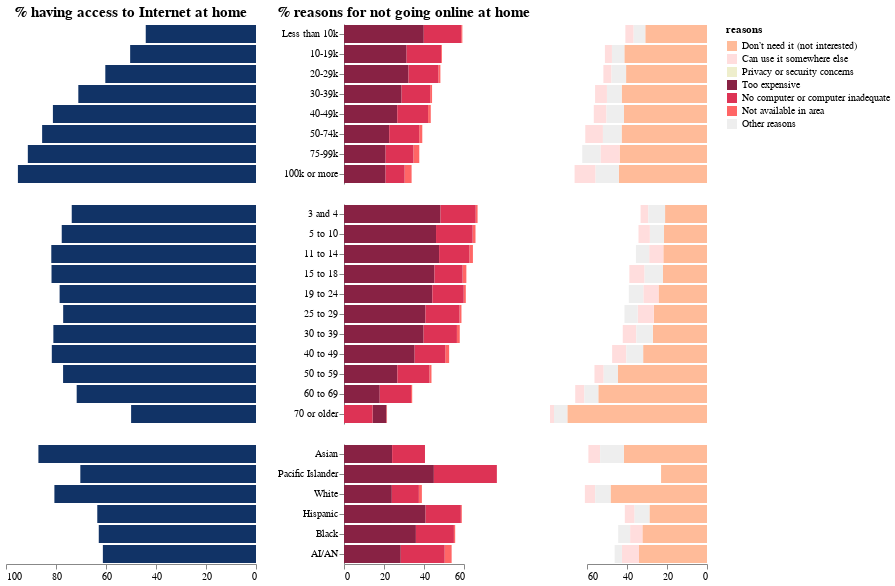

The cell this chart's notebook holds for it:
### Code cell
left = (left1&left2&left3).resolve_scale(x="shared")
right1 = (right1_a&right2_a&right3_a).resolve_scale(x="shared")
right2 = (right1_b&right2_b&right3_b).resolve_scale(x="shared")
combined = (left|right1|right2).resolve_scale(y="shared")
# combined.configure_legend(
#     orient="bottom",
# )
combined.resolve_scale(
    color="independent", 
    y="shared"
).configure_axis(
    grid=False
).configure_view(
    strokeOpacity=0
).configure_legend(
    orient="right"
).configure_title(
    fontSize=15,
# #     font="Courier",
# #     align="center",
# #     anchor="middle",
# #     color="gray"
)

### Figure 1 — Vega-Lite specification as saved in the notebook (floating-point values rounded to 4 significant figures; data arrays with more than 128 entries replaced by an {"elided": "..."} marker saying what was removed)
{"config": {"view": {"continuousWidth": 400, "continuousHeight": 300, "strokeOpacity": 0}, "axis": {"grid": false}, "legend": {"orient": "right"}, "title": {"fontSize": 15}}, "hconcat": [{"vconcat": [{"data": {"name": "data-eb39ce5a62a7078c3926db50b65eb419"}, "mark": "bar", "encoding": {"color": {"value": "#136"}, "opacity": {"condition": {"value": 1.0, "selection": "selector001"}, "value": 0.8}, "tooltip": [{"type": "quantitative", "field": "value", "title": "percent"}], "x": {"type": "quantitative", "axis": null, "field": "value", "scale": {"domain": [0, 100]}, "sort": "descending", "title": null}, "y": {"type": "nominal", "axis": null, "field": "income", "sort": {"field": "order", "order": "ascending"}, "title": null}}, "selection": {"select": {"type": "single", "fields": ["year"], "bind": {"input": "radio", "options": ["2010", "2015", "2017"], "name": "year: "}, "init": {"year": "2010"}}, "selector001": {"type": "single", "on": "mouseover", "fields": ["income"], "clear": "click"}}, "title": "% having access to Internet at home", "transform": [{"filter": {"selection": "select"}}, {"filter": "(datum.type === 'access')"}], "width": 250}, {"data": {"name": "data-8a523f689ee2a05467d176141a584c47"}, "mark": "bar", "encoding": {"color": {"value": "#136"}, "opacity": {"condition": {"value": 1.0, "selection": "selector002"}, "value": 0.8}, "tooltip": [{"type": "quantitative", "field": "value", "title": "percent"}], "x": {"type": "quantitative", "axis": null, "field": "value", "scale": {"domain": [0, 100]}, "sort": "descending", "title": null}, "y": {"type": "nominal", "axis": null, "field": "age", "sort": {"field": "order", "order": "ascending"}, "title": null}}, "selection": {"select": {"type": "single", "fields": ["year"], "bind": {"input": "radio", "options": ["2010", "2015", "2017"], "name": "year: "}, "init": {"year": "2010"}}, "selector002": {"type": "single", "on": "mouseover", "fields": ["age"], "clear": "click"}}, "transform": [{"filter": {"selection": "select"}}, {"filter": "(datum.type === 'access')"}], "width": 250}, {"data": {"name": "data-c0bf2a7c3df87ea6aac6a67da01820b0"}, "mark": "bar", "encoding": {"color": {"value": "#136"}, "opacity": {"condition": {"value": 1.0, "selection": "selector003"}, "value": 0.8}, "tooltip": [{"type": "quantitative", "field": "value", "title": "percent"}], "x": {"type": "quantitative", "field": "value", "scale": {"domain": [0, 100]}, "sort": "descending", "title": null}, "y": {"type": "nominal", "axis": null, "field": "race", "sort": {"field": "order", "order": "ascending"}, "title": null}}, "selection": {"select": {"type": "single", "fields": ["year"], "bind": {"input": "radio", "options": ["2010", "2015", "2017"], "name": "year: "}, "init": {"year": "2010"}}, "selector003": {"type": "single", "on": "mouseover", "fields": ["race"], "clear": "click"}}, "transform": [{"filter": {"selection": "select"}}, {"filter": "(datum.type === 'access')"}], "width": 250}], "resolve": {"scale": {"x": "shared"}}}, {"vconcat": [{"data": {"name": "data-eb39ce5a62a7078c3926db50b65eb419"}, "mark": "bar", "encoding": {"color": {"condition": {"type": "nominal", "field": "label", "legend": null, "scale": {"domain": ["Don’t need it (not interested)", "Can use it somewhere else", "Privacy or security concerns", "Too expensive", "No computer or computer inadequate", "Not available in area", "Other reasons"], "range": ["#fb9", "#fdd", "#eec", "#824", "#d35", "#f66", "#eee"]}, "sort": {"field": "value", "order": "ascending"}, "title": "reasons", "selection": "selector004"}, "value": "lightgrey"}, "opacity": {"condition": {"value": 1.0, "selection": "selector001"}, "value": 0.8}, "order": {"type": "quantitative", "field": "value", "sort": "descending"}, "tooltip": [{"type": "nominal", "field": "label", "title": "reason"}, {"type": "quantitative", "field": "value", "title": "percent"}], "x": {"type": "quantitative", "axis": null, "field": "value", "scale": {"domain": [0, 60]}, "title": null}, "y": {"type": "nominal", "field": "income", "sort": {"field": "order", "order": "ascending"}, "title": null}}, "selection": {"select": {"type": "single", "fields": ["year"], "bind": {"input": "radio", "options": ["2010", "2015", "2017"], "name": "year: "}, "init": {"year": "2010"}}, "selector001": {"type": "single", "on": "mouseover", "fields": ["income"], "clear": "click"}, "selector004": {"type": "single", "fields": ["label"], "bind": "legend"}}, "title": "% reasons for not going online at home", "transform": [{"filter": {"selection": "select"}}, {"filter": "((datum.type === 'reasons') && (datum.reason_type === 1))"}], "width": 120}, {"data": {"name": "data-8a523f689ee2a05467d176141a584c47"}, "mark": "bar", "encoding": {"color": {"condition": {"type": "nominal", "field": "label", "legend": null, "scale": {"domain": ["Don’t need it (not interested)", "Can use it somewhere else", "Privacy or security concerns", "Too expensive", "No computer or computer inadequate", "Not available in area", "Other reasons"], "range": ["#fb9", "#fdd", "#eec", "#824", "#d35", "#f66", "#eee"]}, "sort": {"field": "value", "order": "ascending"}, "title": "reasons", "selection": "selector004"}, "value": "lightgrey"}, "opacity": {"condition": {"value": 1.0, "selection": "selector002"}, "value": 0.8}, "order": {"type": "quantitative", "field": "value", "sort": "descending"}, "tooltip": [{"type": "nominal", "field": "label", "title": "reason"}, {"type": "quantitative", "field": "value", "title": "percent"}], "x": {"type": "quantitative", "axis": null, "field": "value", "scale": {"domain": [0, 60]}, "title": null}, "y": {"type": "nominal", "field": "age", "sort": {"field": "order", "order": "ascending"}, "title": null}}, "selection": {"select": {"type": "single", "fields": ["year"], "bind": {"input": "radio", "options": ["2010", "2015", "2017"], "name": "year: "}, "init": {"year": "2010"}}, "selector001": {"type": "single", "on": "mouseover", "fields": ["income"], "clear": "click"}, "selector004": {"type": "single", "fields": ["label"], "bind": "legend"}}, "transform": [{"filter": {"selection": "select"}}, {"filter": "((datum.type === 'reasons') && (datum.reason_type === 1))"}], "width": 120}, {"data": {"name": "data-c0bf2a7c3df87ea6aac6a67da01820b0"}, "mark": "bar", "encoding": {"color": {"condition": {"type": "nominal", "field": "label", "legend": null, "scale": {"domain": ["Don’t need it (not interested)", "Can use it somewhere else", "Privacy or security concerns", "Too expensive", "No computer or computer inadequate", "Not available in area", "Other reasons"], "range": ["#fb9", "#fdd", "#eec", "#824", "#d35", "#f66", "#eee"]}, "sort": {"field": "value", "order": "ascending"}, "title": "reasons", "selection": "selector004"}, "value": "lightgrey"}, "opacity": {"condition": {"value": 1.0, "selection": "selector003"}, "value": 0.8}, "order": {"type": "quantitative", "field": "value", "sort": "descending"}, "tooltip": [{"type": "nominal", "field": "label", "title": "reason"}, {"type": "quantitative", "field": "value", "title": "percent"}], "x": {"type": "quantitative", "field": "value", "scale": {"domain": [0, 60]}, "title": null}, "y": {"type": "nominal", "field": "race", "sort": {"field": "order", "order": "ascending"}, "title": null}}, "selection": {"select": {"type": "single", "fields": ["year"], "bind": {"input": "radio", "options": ["2010", "2015", "2017"], "name": "year: "}, "init": {"year": "2010"}}, "selector001": {"type": "single", "on": "mouseover", "fields": ["income"], "clear": "click"}, "selector004": {"type": "single", "fields": ["label"], "bind": "legend"}}, "transform": [{"filter": {"selection": "select"}}, {"filter": "((datum.type === 'reasons') && (datum.reason_type === 1))"}], "width": 120}], "resolve": {"scale": {"x": "shared"}}}, {"vconcat": [{"data": {"name": "data-eb39ce5a62a7078c3926db50b65eb419"}, "mark": "bar", "encoding": {"color": {"condition": {"type": "nominal", "field": "label", "scale": {"domain": ["Don’t need it (not interested)", "Can use it somewhere else", "Privacy or security concerns", "Too expensive", "No computer or computer inadequate", "Not available in area", "Other reasons"], "range": ["#fb9", "#fdd", "#eec", "#824", "#d35", "#f66", "#eee"]}, "sort": {"field": "value", "order": "ascending"}, "title": "reasons", "selection": "selector004"}, "value": "lightgrey"}, "opacity": {"condition": {"value": 1.0, "selection": "selector001"}, "value": 0.8}, "order": {"type": "quantitative", "field": "value", "sort": "descending"}, "tooltip": [{"type": "nominal", "field": "label"}, {"type": "quantitative", "field": "value"}], "x": {"type": "quantitative", "axis": null, "field": "value", "scale": {"domain": [0, 60]}, "sort": "descending", "title": null}, "y": {"type": "nominal", "axis": null, "field": "income", "sort": {"field": "order", "order": "ascending"}, "title": null}}, "selection": {"select": {"type": "single", "fields": ["year"], "bind": {"input": "radio", "options": ["2010", "2015", "2017"], "name": "year: "}, "init": {"year": "2010"}}, "selector001": {"type": "single", "on": "mouseover", "fields": ["income"], "clear": "click"}, "selector004": {"type": "single", "fields": ["label"], "bind": "legend"}}, "transform": [{"filter": {"selection": "select"}}, {"filter": "((datum.type === 'reasons') && (datum.reason_type === 0))"}], "width": 120}, {"data": {"name": "data-8a523f689ee2a05467d176141a584c47"}, "mark": "bar", "encoding": {"color": {"condition": {"type": "nominal", "field": "label", "scale": {"domain": ["Don’t need it (not interested)", "Can use it somewhere else", "Privacy or security concerns", "Too expensive", "No computer or computer inadequate", "Not available in area", "Other reasons"], "range": ["#fb9", "#fdd", "#eec", "#824", "#d35", "#f66", "#eee"]}, "sort": {"field": "value", "order": "ascending"}, "title": "reasons", "selection": "selector004"}, "value": "lightgrey"}, "opacity": {"condition": {"value": 1.0, "selection": "selector002"}, "value": 0.8}, "order": {"type": "quantitative", "field": "value", "sort": "descending"}, "tooltip": [{"type": "nominal", "field": "label", "title": "reason"}, {"type": "quantitative", "field": "value", "title": "percent"}], "x": {"type": "quantitative", "axis": null, "field": "value", "scale": {"domain": [0, 60]}, "sort": "descending", "title": null}, "y": {"type": "nominal", "axis": null, "field": "age", "sort": {"field": "order", "order": "ascending"}, "title": null}}, "selection": {"select": {"type": "single", "fields": ["year"], "bind": {"input": "radio", "options": ["2010", "2015", "2017"], "name": "year: "}, "init": {"year": "2010"}}, "selector001": {"type": "single", "on": "mouseover", "fields": ["income"], "clear": "click"}, "selector004": {"type": "single", "fields": ["label"], "bind": "legend"}}, "transform": [{"filter": {"selection": "select"}}, {"filter": "((datum.type === 'reasons') && (datum.reason_type === 0))"}], "width": 120}, {"data": {"name": "data-c0bf2a7c3df87ea6aac6a67da01820b0"}, "mark": "bar", "encoding": {"color": {"condition": {"type": "nominal", "field": "label", "scale": {"domain": ["Don’t need it (not interested)", "Can use it somewhere else", "Privacy or security concerns", "Too expensive", "No computer or computer inadequate", "Not available in area", "Other reasons"], "range": ["#fb9", "#fdd", "#eec", "#824", "#d35", "#f66", "#eee"]}, "sort": {"field": "value", "order": "ascending"}, "title": "reasons", "selection": "selector004"}, "value": "lightgrey"}, "opacity": {"condition": {"value": 1.0, "selection": "selector003"}, "value": 0.8}, "order": {"type": "quantitative", "field": "value", "sort": "descending"}, "tooltip": [{"type": "nominal", "field": "label", "title": "reason"}, {"type": "quantitative", "field": "value", "title": "percent"}], "x": {"type": "quantitative", "field": "value", "scale": {"domain": [0, 60]}, "sort": "descending", "title": null}, "y": {"type": "nominal", "axis": null, "field": "race", "sort": {"field": "order", "order": "ascending"}, "title": null}}, "selection": {"select": {"type": "single", "fields": ["year"], "bind": {"input": "radio", "options": ["2010", "2015", "2017"], "name": "year: "}, "init": {"year": "2010"}}, "selector001": {"type": "single", "on": "mouseover", "fields": ["income"], "clear": "click"}, "selector004": {"type": "single", "fields": ["label"], "bind": "legend"}}, "transform": [{"filter": {"selection": "select"}}, {"filter": "((datum.type === 'reasons') && (datum.reason_type === 0))"}], "width": 120}], "resolve": {"scale": {"x": "shared"}}}], "resolve": {"scale": {"color": "independent", "y": "shared"}}, "$schema": "https://vega.github.io/schema/vega-lite/v4.0.2.json", "datasets": {"data-eb39ce5a62a7078c3926db50b65eb419": {"elided": "232 records"}, "data-8a523f689ee2a05467d176141a584c47": {"elided": "253 records"}, "data-c0bf2a7c3df87ea6aac6a67da01820b0": {"elided": "138 records"}}}
